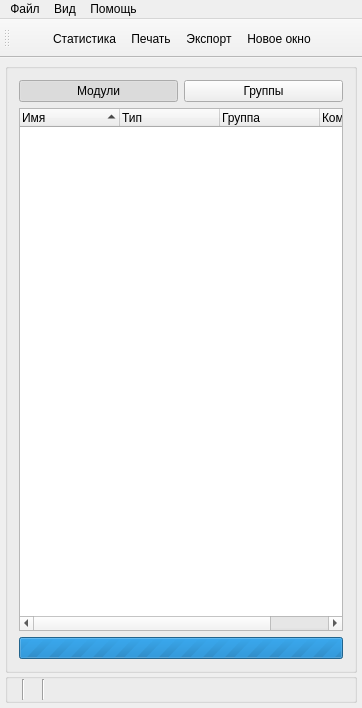
<?xml version="1.0" encoding="UTF-8"?>
<ui version="4.0">
 <class>MainWin</class>
 <widget class="QMainWindow" name="MainWin">
  <property name="geometry">
   <rect>
    <x>0</x>
    <y>0</y>
    <width>362</width>
    <height>708</height>
   </rect>
  </property>
  <property name="windowTitle">
   <string>SVViewer</string>
  </property>
  <property name="windowIcon">
   <iconset resource="../resources/resource.qrc">
    <normaloff>:/SVViewer/images/logo.png</normaloff>:/SVViewer/images/logo.png</iconset>
  </property>
  <widget class="QWidget" name="centralWidget">
   <layout class="QVBoxLayout" name="verticalLayout">
    <property name="spacing">
     <number>0</number>
    </property>
    <property name="leftMargin">
     <number>5</number>
    </property>
    <property name="topMargin">
     <number>5</number>
    </property>
    <property name="rightMargin">
     <number>5</number>
    </property>
    <property name="bottomMargin">
     <number>5</number>
    </property>
    <item>
     <widget class="QSplitter" name="splitter">
      <property name="orientation">
       <enum>Qt::Horizontal</enum>
      </property>
      <widget class="QGroupBox" name="groupBox">
       <property name="title">
        <string/>
       </property>
       <layout class="QVBoxLayout" name="verticalLayout_2">
        <item>
         <layout class="QHBoxLayout" name="horizontalLayout_2">
          <item>
           <widget class="QPushButton" name="btnSortByModule">
            <property name="text">
             <string>Модули</string>
            </property>
            <property name="checkable">
             <bool>true</bool>
            </property>
            <property name="checked">
             <bool>true</bool>
            </property>
           </widget>
          </item>
          <item>
           <widget class="QPushButton" name="btnSortByGroup">
            <property name="text">
             <string>Группы</string>
            </property>
            <property name="checkable">
             <bool>true</bool>
            </property>
           </widget>
          </item>
         </layout>
        </item>
        <item>
         <widget class="treeWidgetExt" name="treeSignals">
          <property name="editTriggers">
           <set>QAbstractItemView::NoEditTriggers</set>
          </property>
          <property name="sortingEnabled">
           <bool>true</bool>
          </property>
          <property name="animated">
           <bool>true</bool>
          </property>
          <property name="allColumnsShowFocus">
           <bool>true</bool>
          </property>
          <property name="headerHidden">
           <bool>false</bool>
          </property>
          <property name="columnCount">
           <number>4</number>
          </property>
          <attribute name="headerShowSortIndicator" stdset="0">
           <bool>true</bool>
          </attribute>
          <column>
           <property name="text">
            <string>Имя</string>
           </property>
          </column>
          <column>
           <property name="text">
            <string>Тип</string>
           </property>
          </column>
          <column>
           <property name="text">
            <string>Группа</string>
           </property>
          </column>
          <column>
           <property name="text">
            <string>Комментарий</string>
           </property>
          </column>
         </widget>
        </item>
        <item>
         <widget class="QProgressBar" name="progressBar">
          <property name="maximum">
           <number>0</number>
          </property>
          <property name="value">
           <number>-1</number>
          </property>
          <property name="textVisible">
           <bool>false</bool>
          </property>
         </widget>
        </item>
       </layout>
      </widget>
     </widget>
    </item>
    <item>
     <widget class="QGroupBox" name="groupBox_2">
      <property name="maximumSize">
       <size>
        <width>16777215</width>
        <height>30</height>
       </size>
      </property>
      <property name="title">
       <string/>
      </property>
      <layout class="QHBoxLayout" name="horizontalLayout">
       <property name="spacing">
        <number>5</number>
       </property>
       <property name="leftMargin">
        <number>2</number>
       </property>
       <property name="topMargin">
        <number>0</number>
       </property>
       <property name="rightMargin">
        <number>0</number>
       </property>
       <property name="bottomMargin">
        <number>0</number>
       </property>
       <item>
        <widget class="QLabel" name="lbAllSignCnt">
         <property name="text">
          <string/>
         </property>
        </widget>
       </item>
       <item>
        <widget class="Line" name="line">
         <property name="orientation">
          <enum>Qt::Vertical</enum>
         </property>
        </widget>
       </item>
       <item>
        <widget class="QLabel" name="lbSignCnt">
         <property name="text">
          <string/>
         </property>
        </widget>
       </item>
       <item>
        <widget class="Line" name="line_2">
         <property name="orientation">
          <enum>Qt::Vertical</enum>
         </property>
        </widget>
       </item>
       <item>
        <widget class="QLabel" name="lbStatusMess">
         <property name="sizePolicy">
          <sizepolicy hsizetype="Preferred" vsizetype="Expanding">
           <horstretch>0</horstretch>
           <verstretch>0</verstretch>
          </sizepolicy>
         </property>
         <property name="text">
          <string/>
         </property>
         <property name="scaledContents">
          <bool>false</bool>
         </property>
        </widget>
       </item>
       <item>
        <spacer name="horizontalSpacer">
         <property name="orientation">
          <enum>Qt::Horizontal</enum>
         </property>
         <property name="sizeHint" stdset="0">
          <size>
           <width>850</width>
           <height>15</height>
          </size>
         </property>
        </spacer>
       </item>
      </layout>
     </widget>
    </item>
   </layout>
  </widget>
  <widget class="QMenuBar" name="menuBar">
   <property name="geometry">
    <rect>
     <x>0</x>
     <y>0</y>
     <width>362</width>
     <height>26</height>
    </rect>
   </property>
   <widget class="QMenu" name="menu">
    <property name="title">
     <string>Файл</string>
    </property>
    <addaction name="actionSaveWinState"/>
    <addaction name="actionLoadWinState"/>
    <addaction name="actionExit"/>
   </widget>
   <widget class="QMenu" name="menu_2">
    <property name="title">
     <string>Помощь</string>
    </property>
    <addaction name="actionProgram"/>
   </widget>
   <widget class="QMenu" name="menu_3">
    <property name="title">
     <string>Вид</string>
    </property>
    <addaction name="actionUpFont"/>
    <addaction name="actionDnFont"/>
   </widget>
   <addaction name="menu"/>
   <addaction name="menu_3"/>
   <addaction name="menu_2"/>
  </widget>
  <widget class="QToolBar" name="mainToolBar">
   <attribute name="toolBarArea">
    <enum>TopToolBarArea</enum>
   </attribute>
   <attribute name="toolBarBreak">
    <bool>false</bool>
   </attribute>
   <addaction name="actionOpen"/>
   <addaction name="actionStat"/>
   <addaction name="actionPrint"/>
   <addaction name="actionExport"/>
   <addaction name="actionNewWin"/>
  </widget>
  <action name="actionOpen">
   <property name="icon">
    <iconset resource="../resources/resource.qrc">
     <normaloff>:/SVViewer/images/open.png</normaloff>:/SVViewer/images/open.png</iconset>
   </property>
   <property name="text">
    <string/>
   </property>
   <property name="toolTip">
    <string>Открыть</string>
   </property>
   <property name="shortcut">
    <string>Ctrl+O</string>
   </property>
  </action>
  <action name="actionExit">
   <property name="text">
    <string>Выход</string>
   </property>
  </action>
  <action name="actionStat">
   <property name="icon">
    <iconset resource="../resources/resource.qrc">
     <normaloff>:/SVViewer/images/Graph.png</normaloff>:/SVViewer/images/Graph.png</iconset>
   </property>
   <property name="text">
    <string>Статистика</string>
   </property>
  </action>
  <action name="actionProgram">
   <property name="text">
    <string>О программе</string>
   </property>
  </action>
  <action name="actionPrint">
   <property name="icon">
    <iconset resource="../resources/resource.qrc">
     <normaloff>:/SVViewer/images/print.png</normaloff>:/SVViewer/images/print.png</iconset>
   </property>
   <property name="text">
    <string>Печать</string>
   </property>
  </action>
  <action name="actionExport">
   <property name="icon">
    <iconset resource="../resources/resource.qrc">
     <normaloff>:/SVViewer/images/export.png</normaloff>:/SVViewer/images/export.png</iconset>
   </property>
   <property name="text">
    <string>Экспорт</string>
   </property>
  </action>
  <action name="actionNewWin">
   <property name="icon">
    <iconset resource="../resources/resource.qrc">
     <normaloff>:/SVViewer/images/add.png</normaloff>:/SVViewer/images/add.png</iconset>
   </property>
   <property name="text">
    <string>Новое окно</string>
   </property>
  </action>
  <action name="actionSaveWinState">
   <property name="text">
    <string>Сохранить текущее состояние</string>
   </property>
  </action>
  <action name="actionLoadWinState">
   <property name="text">
    <string>Загрузить состояние окон</string>
   </property>
  </action>
  <action name="actionUpFont">
   <property name="text">
    <string>Увеличить размер шрифта</string>
   </property>
   <property name="shortcut">
    <string>Ctrl+1</string>
   </property>
  </action>
  <action name="actionDnFont">
   <property name="text">
    <string>Уменьшить размер шрифта</string>
   </property>
   <property name="shortcut">
    <string>Ctrl+2</string>
   </property>
  </action>
 </widget>
 <layoutdefault spacing="6" margin="11"/>
 <customwidgets>
  <customwidget>
   <class>treeWidgetExt</class>
   <extends>QTreeWidget</extends>
   <header>src/treeWidgetExt.h</header>
  </customwidget>
 </customwidgets>
 <resources>
  <include location="../resources/resource.qrc"/>
 </resources>
 <connections/>
</ui>
